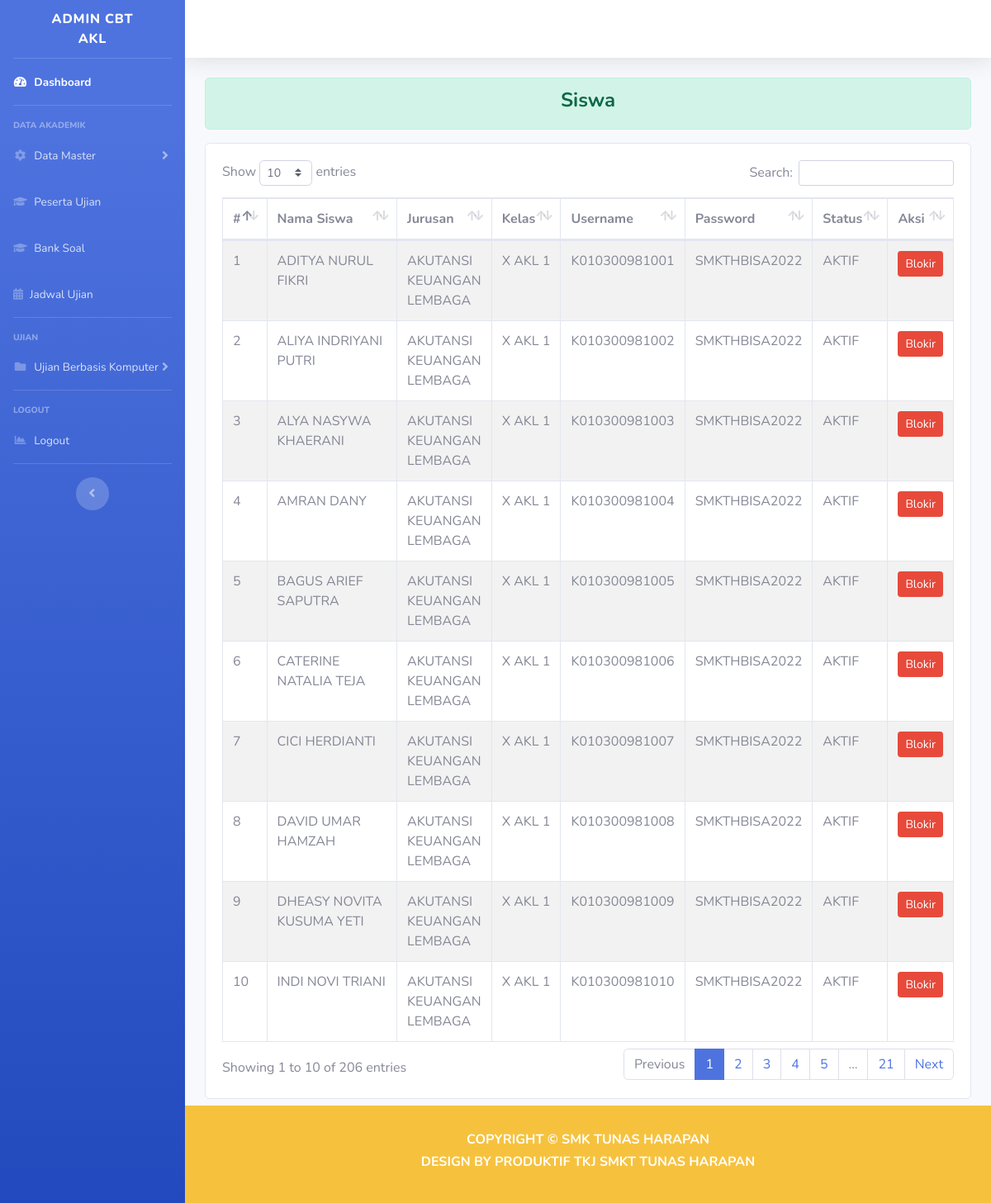
The page /index.php/dashboard_akl/peserta_ujian on the database its author committed.
### tables this page shows
CREATE TABLE `a_siswa` (
  `id` int(11) NOT NULL,
  `no_peserta` varchar(128) NOT NULL,
  `nama_siswa` varchar(512) NOT NULL,
  `kelas` varchar(16) NOT NULL,
  `jurusan` varchar(8) NOT NULL,
  `username` varchar(128) NOT NULL,
  `password` varchar(128) NOT NULL,
  `level` varchar(16) NOT NULL,
  `status` varchar(16) NOT NULL
);

CREATE TABLE `a_jurusan` (
  `id` int(11) NOT NULL,
  `kode` varchar(8) NOT NULL,
  `jurusan` varchar(128) NOT NULL
);

CREATE TABLE `a_kelas` (
  `id` int(11) NOT NULL,
  `kode` varchar(8) NOT NULL,
  `kelas` varchar(128) NOT NULL
);

### application/controllers/Dashboard_akl.php (called while the page is built, shortened)
<?php
class Dashboard_akl extends CI_Controller
{
    function __construct()
    {
        $this->load->model('Model_jurusan');
    }
    public function peserta_ujian()
    {
        $isi['siswa'] = $this->Model_siswa->dataSiswaAKL();
        $isi['content'] = 'AKL/tampilan_siswa';
        $this->load->view('AKL/templates/header');
        $this->load->view('AKL/tampilan_dashboard', $isi);
        $this->load->view('AKL/templates/footer');
    }
}

### index.php (called while the page is built, shortened)
<?php
require_once BASEPATH.'core/CodeIgniter.php';

### application/models/Model_siswa.php (called while the page is built, shortened)
<?php
class Model_siswa extends CI_Model
{
    public function dataSiswaAKL()
    {
        $sql = "SELECT a_siswa.id,a_siswa.no_peserta,a_siswa.nama_siswa,a_jurusan.jurusan,a_kelas.kelas,a_siswa.username,a_siswa.password,a_siswa.level,a_siswa.status FROM `a_siswa`
                INNER JOIN a_kelas
                ON a_siswa.kelas=a_kelas.id
                INNER JOIN a_jurusan
                ON a_siswa.jurusan=a_jurusan.kode
                WHERE a_siswa.jurusan='AKL' AND a_siswa.status='AKTIF';";
        $query = $this->db->query($sql);
        return $query->result_array();
    }
}

### application/views/AKL/tampilan_siswa.php (the view)
<div class="alert alert-success" role="alert">
    <h4 class="text-center font-weight-bold">Siswa</h4>
</div>
<div class="row mb-2 mt-2">
    <div class="col-md">
        <div class="card">
            <div class="card-body">
                <div class="table-responsive">
                    <table class="table table-striped table-bordered" id="dataTable" width="100%" cellspacing="0">
                        <thead>
                            <tr>
                                <th>#</th>
                                <th>Nama Siswa</th>
                                <th>Jurusan</th>
                                <th>Kelas</th>
                                <th>Username</th>
                                <th>Password</th>
                                <th>Status</th>
                                <th>Aksi</th>
                            </tr>
                        </thead>
                        <tbody>
                            <tr>
                                <?php
                                $no = 1;
                                foreach ($siswa as $row) {
                                ?>
                                    <td><?php echo $no++; ?></td>
                                    <td><?= $row['nama_siswa']; ?></td>
                                    <td><?= $row['jurusan']; ?></td>
                                    <td><?= $row['kelas']; ?></td>
                                    <td><?= $row['username'] ?></td>
                                    <td><?= $row['password'] ?></td>
                                    <td><?= $row['status'] ?></td>
                                    <td>
                                        <h5 class="text-center">
                                            <a class="btn btn-danger btn-sm" href="">Blokir</a>
                                        </h5>
                                    </td>
                            </tr>
                        <?php } ?>
                        </tbody>
                    </table>
                </div>
            </div>
        </div>
    </div>
</div>

### rows shown on the page
a_siswa: nama_siswa "ADITYA NURUL FIKRI", a_jurusan.jurusan "AKUTANSI KEUANGAN LEMBAGA", a_kelas.kelas "X AKL 1", username "K010300981001", password "SMKTHBISA2022", status "AKTIF"
a_siswa: nama_siswa "ALIYA INDRIYANI PUTRI", a_jurusan.jurusan "AKUTANSI KEUANGAN LEMBAGA", a_kelas.kelas "X AKL 1", username "K010300981002", password "SMKTHBISA2022", status "AKTIF"
a_siswa: nama_siswa "ALYA NASYWA KHAERANI", a_jurusan.jurusan "AKUTANSI KEUANGAN LEMBAGA", a_kelas.kelas "X AKL 1", username "K010300981003", password "SMKTHBISA2022", status "AKTIF"
a_siswa: nama_siswa "AMRAN DANY", a_jurusan.jurusan "AKUTANSI KEUANGAN LEMBAGA", a_kelas.kelas "X AKL 1", username "K010300981004", password "SMKTHBISA2022", status "AKTIF"
a_siswa: nama_siswa "BAGUS ARIEF SAPUTRA", a_jurusan.jurusan "AKUTANSI KEUANGAN LEMBAGA", a_kelas.kelas "X AKL 1", username "K010300981005", password "SMKTHBISA2022", status "AKTIF"
a_siswa: nama_siswa "CATERINE NATALIA TEJA", a_jurusan.jurusan "AKUTANSI KEUANGAN LEMBAGA", a_kelas.kelas "X AKL 1", username "K010300981006", password "SMKTHBISA2022", status "AKTIF"
a_siswa: nama_siswa "CICI HERDIANTI", a_jurusan.jurusan "AKUTANSI KEUANGAN LEMBAGA", a_kelas.kelas "X AKL 1", username "K010300981007", password "SMKTHBISA2022", status "AKTIF"
a_siswa: nama_siswa "DAVID UMAR HAMZAH", a_jurusan.jurusan "AKUTANSI KEUANGAN LEMBAGA", a_kelas.kelas "X AKL 1", username "K010300981008", password "SMKTHBISA2022", status "AKTIF"
a_siswa: nama_siswa "DHEASY NOVITA KUSUMA YETI", a_jurusan.jurusan "AKUTANSI KEUANGAN LEMBAGA", a_kelas.kelas "X AKL 1", username "K010300981009", password "SMKTHBISA2022", status "AKTIF"
a_siswa: nama_siswa "INDI NOVI TRIANI", a_jurusan.jurusan "AKUTANSI KEUANGAN LEMBAGA", a_kelas.kelas "X AKL 1", username "K010300981010", password "SMKTHBISA2022", status "AKTIF"
